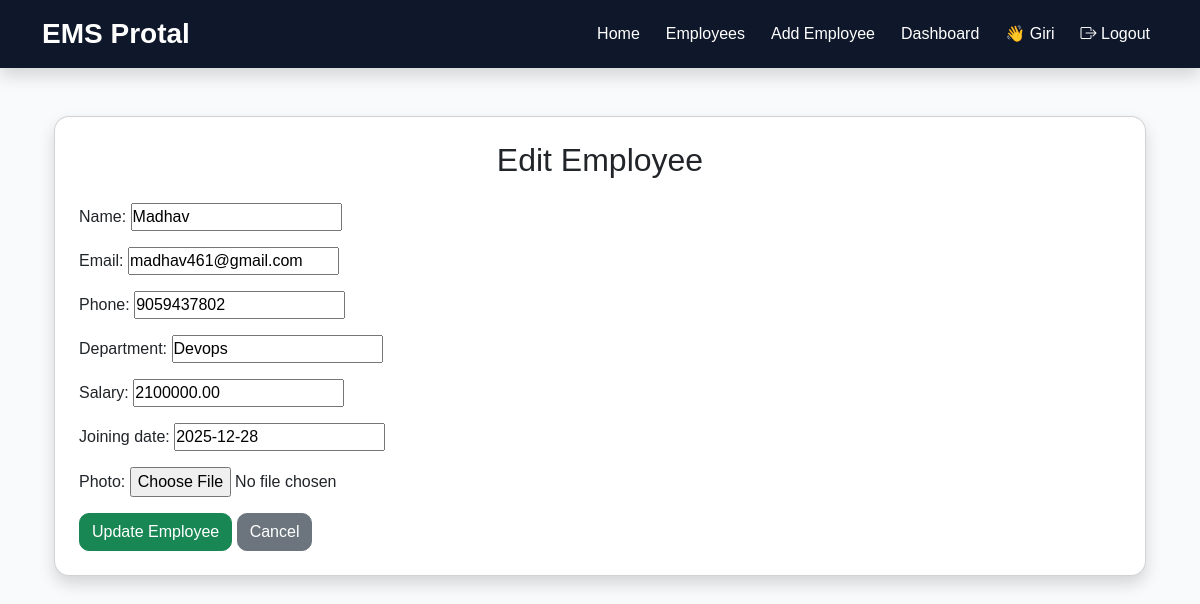
Page /edit/2/ (signed in) on the committed database.
### employee/models.py (models this page shows, shortened)
class Employee(models.Model):
    name = models.CharField(max_length=100)
    email = models.EmailField(unique=True)
    phone = models.CharField(max_length=15)
    department = models.CharField(max_length=50)
    salary = models.DecimalField(max_digits=10, decimal_places=2)
    joining_date = models.DateField()
    photo = models.ImageField(
        upload_to="employee_photos/",
        blank=True,
        null=True
    )

### employee/views.py (the view)
# urls.py: path("edit/<int:id>/", views.edit_employee, name="edit_employee"),
@login_required
def edit_employee(request, id):
    employee = get_object_or_404(Employee, id=id)
    if request.method == "POST":
        form = EmployeeForm(request.POST, request.FILES, instance=employee)       #(instance=employee) -> Update Existing employee. without this it creates new employee
        if form.is_valid():
            form.save()
            return redirect("employee_list")
    else:
        form = EmployeeForm(instance=employee)
    return render(request, "edit_employee.html", {
        "form": form
    })

### employee/forms.py
class EmployeeForm(forms.ModelForm):
    class Meta:
        model = Employee
        fields = "__all__"

### templates/edit_employee.html (shortened to what this page needs)
{% extends "base.html" %}
{% block content %}
<div class="container mt-5">
    <div class="card shadow p-4">
        <h2 class="mb-4 text-center">Edit Employee</h2>
        <form method="POST" enctype="multipart/form-data">
            {{ form.as_p }}
            <button type="submit" class="btn btn-success">
                Update Employee
            </button>
            <a href="/employees/" class="btn btn-secondary">
                Cancel
            </a>
        </form>
    </div>
</div>
{% endblock %}

### templates/base.html (shortened to what this page needs)
{% load static %}
<!DOCTYPE html>
<html lang="en">
    <head>
        <link href="https://cdn.jsdelivr.net/npm/bootstrap@5.3.3/dist/css/bootstrap.min.css" rel="stylesheet">
        <link rel="stylesheet"
            href="https://cdn.jsdelivr.net/npm/bootstrap-icons@1.11.3/font/bootstrap-icons.min.css">
        <link rel="stylesheet" href="{% static 'css/style.css' %}">
    </head>
    <body>
        <nav class="navbar navbar-expand-lg navbar-dark bg-dark shadow">
            <div class="container">
                <a class="navbar-brand fw-bold" href="/">
                    EMS Protal
                </a>
                <div class="collapse navbar-collapse" id="navbarNav">
                    <ul class="navbar-nav ms-auto">
                        {% if user.is_authenticated %}
                        <li class="nav-item">
                            <a class="nav-link" href="{% url 'home' %}">Home</a>
                        </li>
                        <li class="nav-item">
                            <a class="nav-link" href="{% url 'employee_list' %}">Employees</a>
                        </li>
                        <li class="nav-item">
                            <a class="nav-link" href="{% url 'add_employee' %}">Add Employee</a>
                        </li>
                        <li class="nav-item">
                            <a class="nav-link" href="{% url 'dashboard' %}">Dashboard</a>
                        </li>
                        <li class="nav-item">
                            <span class="nav-link">
                                👋 {{ user.username }}
                            </span>
                        </li>
                        <li class="nav-item">
                            <a class="nav-link"
                                href="#"
                                data-bs-toggle="modal"
                                data-bs-target="#logoutModal">
                                <i class="bi bi-box-arrow-right"></i>
                                Logout
                            </a>
                        </li>
                    {% endif %}
                    </ul>
                </div>
            </div>
        </nav>
        <main class="container mt-5">
            {% block content %}
            {% endblock %}
        </main>
    </body>
</html>

### static/css/style.css (style rules this page uses)
* { margin:0; padding:0; box-sizing:border-box; }
body { background:#F8FAFC; font-family:Arial, Helvetica, sans-serif; }
.navbar { background:#0F172A !important; }
.navbar-brand { font-size:28px; font-weight:bold; }
.nav-link { color:white !important; margin-left:10px; }
.card { border-radius:15px; }
.btn { border-radius:10px; }

### rows in the picture
Employee: name "Madhav", email "madhav461@gmail.com", phone "9059437802", department "Devops", salary "2100000.00", joining_date "2025-12-28"

### other values in the picture
{{ user.username }} "Giri"
